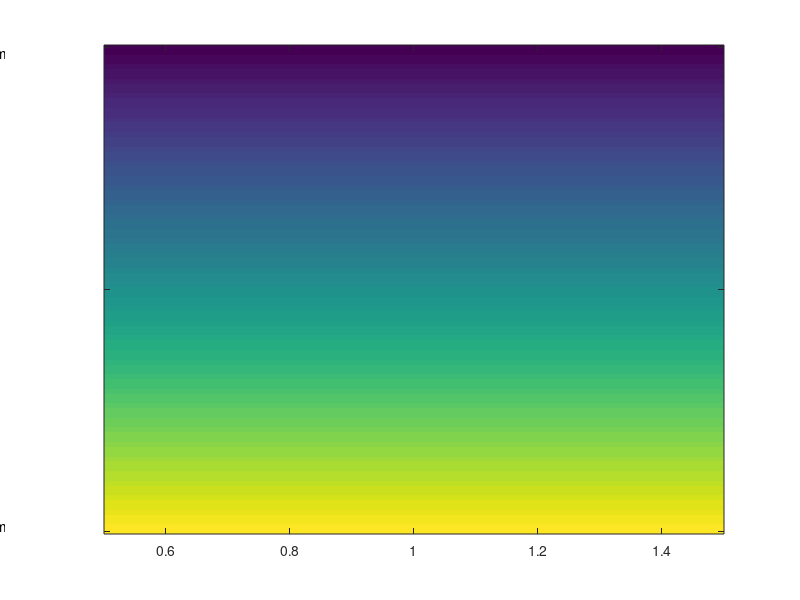

Source code (MATLAB): (Note: this script raises an error after producing the figure.)
clear all;
close all;

y = 0:0.01:1;
x = 1;
imagesc(x,y,y');
%pbaspect([1,7,1]);
%axis equal;
%pbaspect([15*length(y),length(x),1]);
text(0.30,0,'0cm','VerticalAlignment','top','HorizontalAlignment','left');
text(0.30,1,'1cm','VerticalAlignment','bottom','HorizontalAlignment','left');

yticks(0:0.5:1);
yticklabels({});
xticks({});
set(gcf,'Color','white');
% set(gca,'XColor','white');
% set(gca,'YColor','white');
set(gca,'Ydir','normal');
set(gca,'YAxisLocation','right');
axis on;
colormap(jet);
pdfprint('temp.pdf','Width',2.5,'Height',8.5,'Position',[0.75,1,1.0,6.5])